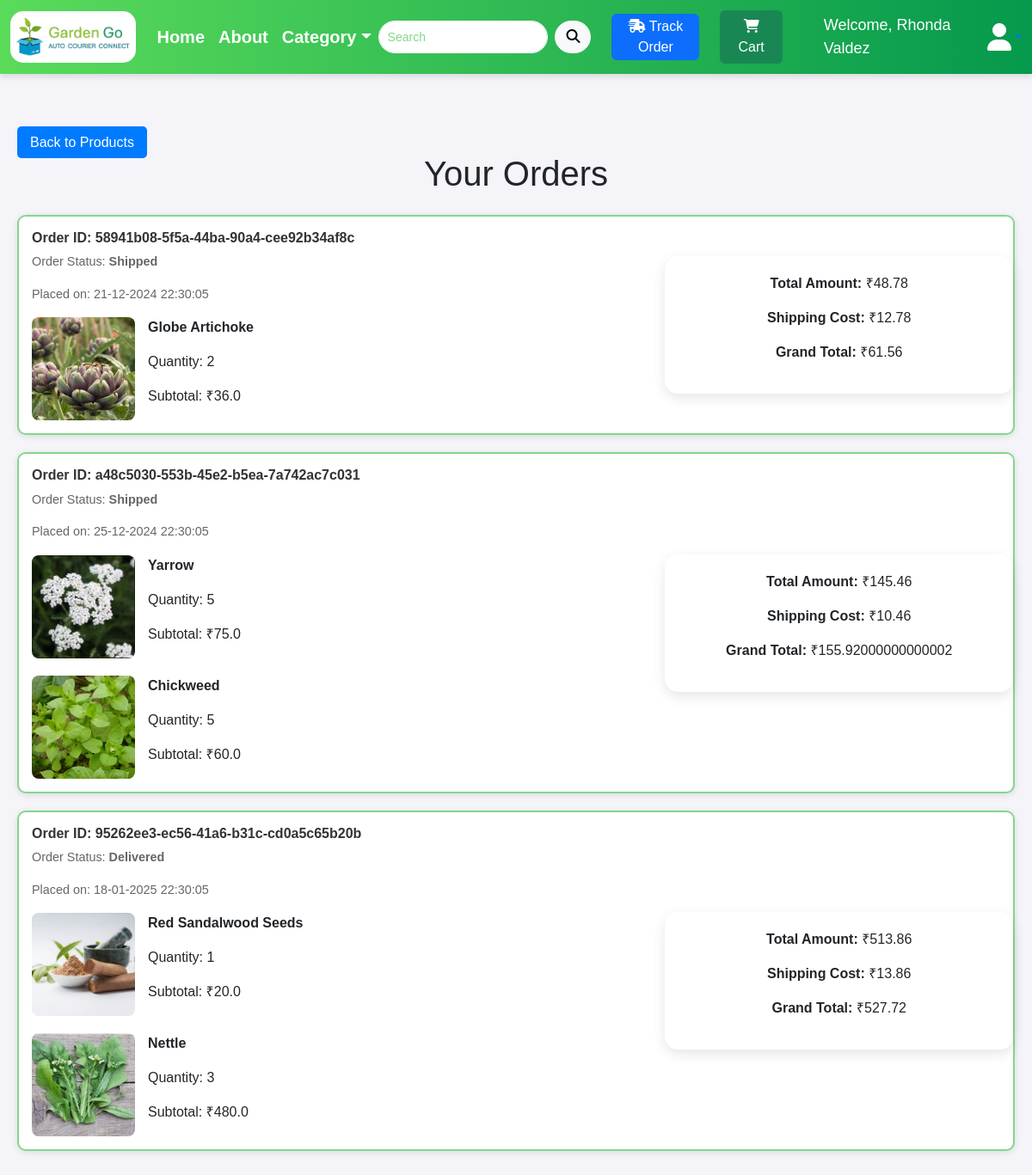
The app's page /products/order_history (signed in) with its own data.
### model.py (models this page shows, shortened)
class User(db.Model):
    __tablename__ = 'user'
    user_id = db.Column(db.Integer, primary_key=True, autoincrement=True)
    name = db.Column(db.String(255), nullable=False)
    email = db.Column(db.String(255), unique=True, nullable=False)
    phone_number = db.Column(db.Integer, unique=True, nullable=False)
    password_hash = db.Column(db.String(255), nullable=False)
    role = db.Column(db.Enum('Customer', 'Admin', 'Courier'), default='Customer', nullable=False)
    created_at = db.Column(db.DateTime, default=lambda: datetime.now(IST))
    updated_at = db.Column(db.DateTime, default=lambda: datetime.now(IST), onupdate=lambda: datetime.now(IST))
    last_login = db.Column(db.DateTime, nullable=True)
    is_active = db.Column(db.Boolean, default=True)
    account_request = db.Column(db.Boolean, default=False)
    reset_tokens = db.relationship("PasswordResetToken", back_populates="user", cascade="all, delete-orphan")
    addresses = db.relationship("Address", back_populates="user", cascade="all, delete-orphan")
    orders = db.relationship('Order', backref='user')
    notifications = db.relationship('Notification', backref='user')
    delivery_issues = db.relationship('DeliveryIssue', back_populates='user')

class Order(db.Model):
    __tablename__ = 'order'
    order_id = db.Column(db.String(36), primary_key=True, default=lambda: str(uuid.uuid4()))
    user_id = db.Column(db.Integer, db.ForeignKey('user.user_id'), nullable=False)
    total_price = db.Column(db.Float, nullable=False)
    shipping_cost = db.Column(db.Float, nullable=False)
    status = db.Column(db.String(50), default="Pending")
    created_at = db.Column(db.DateTime, default=datetime.utcnow)
    quantities = db.Column(db.Float, nullable=False)
    prices = db.Column(db.Float, nullable=False)
    order_details = db.relationship('OrderDetail', backref='order')
    notifications = db.relationship('Notification', backref='order')

class OrderDetail(db.Model):
    __tablename__ = 'orderdetails'
    orderDetail_id = db.Column(db.String(36), primary_key=True,default=lambda:str(uuid.uuid4()))
    order_id = db.Column(db.Integer, db.ForeignKey('order.order_id'))
    product_id = db.Column(db.Integer, db.ForeignKey('product.product_id'))
    status = db.Column(db.String(50), default="Pending")
    quantity = db.Column(db.Integer)
    sub_Total = db.Column(db.Float)
    product = db.relationship('Product', backref='order_details')

class Product(db.Model):
    __tablename__ = 'product'
    product_id = db.Column(db.Integer, primary_key=True)
    name = db.Column(db.String(100))
    description = db.Column(db.String(255))
    category_id = db.Column(db.Integer, db.ForeignKey('category.category_id'))
    category_name = db.Column(db.String(100))
    cost_price = db.Column(db.Float)
    selling_price = db.Column(db.Float)
    weight = db.Column(db.Float)
    stock_quantity = db.Column(db.Integer)
    is_deleted = db.Column(db.Boolean, default=False)
    image_url = db.Column(db.String(255))
    added_date = db.Column(db.DateTime, default=datetime.utcnow)
    updated_date = db.Column(db.DateTime, default=datetime.utcnow)

### customer/customert2.py (the view)
@customert2.route('/order_history')
def order_history():
    query = request.args.get("query", "").lower()
    products = Product.query.all()
    user=None
    user_id = session.get('user_id')
    if 'user_id' in session:
        user = User.query.get(session['user_id'])
        user_id = user.user_id
    filtered_products = [
        product for product in products
        if query in product.name.lower()
        or query in product.category_name.lower()
        or query in str(product.selling_price).lower()
        or query in str(product.weight).lower()
    ]
    if not user_id:
        return redirect(url_for('customert2.product_list'))
    orders = Order.query.filter_by(user_id=user_id).all()
    order_details = []
    for order in orders:
        details = OrderDetail.query.filter_by(order_id=order.order_id).all()
        order_details.append({
            'order': order,
            'details': details
        })
    return render_template('order_history.html', order_details=order_details,user=user,user_id=user_id,products=filtered_products if query else products)

### utils.py (called while the page is built, shortened)
def track_activity(app):
    @app.before_request
    def check_session_timeout():
        if "user_id" in session:
            now = datetime.now()
            last_activity = session.get("last_activity")
            session["last_activity"] = now.strftime("%Y-%m-%d %H:%M:%S")

def cache_control(app):
    @app.after_request
    def add_header(response):
        response.headers["Cache-Control"] = "no-cache, no-store, must-revalidate"
        response.headers["Pragma"] = "no-cache"
        response.headers["Expires"] = "0"
        return response

### customer/templates/order_history.html (shortened to what this page needs)
{% extends 'navbar.html' %}
{% block home %}
<li class="nav-item">
    <a class="nav-link" style="font-size: 20px;" href="{{ url_for('customert2.product_list') }}">Home</a>
</li>
{% endblock %}
{% block sign %}
<a href="{{ url_for('couriert3.track_order') }}" class="btn btn-primary me-4" style="color: white; padding: 2px; margin: 8px;"><i class="fas fa-shipping-fast text-white"></i>
    Track Order</a></li>
<a href="{{ url_for('customert2.view_cart') }}" class="btn btn-success me-4">
    <i class="fa fa-shopping-cart"></i> Cart
</a>
<span class="me-2" style="color:white;font-family: 'Franklin Gothic Medium', 'Arial Narrow', Arial, sans-serif;font-size: large;">Welcome, {{ user.name if user else 'Guest' }}</span>
<div class="dropdown">
  <a href="#" class="d-flex align-items-center text-decoration-none dropdown-toggle" id="profileDropdown" data-bs-toggle="dropdown" aria-expanded="false">
    <i class="fa fa-user fa-2x" style="color:white;"></i>
  </a>
</div>
{% endblock %}
    {% block body %}
    <div class="container my-5">
        <a href="{{ url_for('customert2.product_list') }}" class="back-button">Back to Products</a>
        <h1 class="text-center mb-4">Your Orders</h1>
        {% if order_details %}
            <div class="orders">
                {% for order in order_details %}
                    <div class="card">
                        <h5 class="card-title">Order ID: {{ order.order.order_id }}</h5>
                        <p class="card-text">Order Status: <strong>{{ order.order.status }}</strong></p>
                        <p class="card-text">Placed on: {{ order.order.created_at.strftime('%d-%m-%Y %H:%M:%S') }}</p>
                        <div class="order-products">
                            {% for detail in order.details %}
                                <div class="order-product">
                                    <img src="{{ url_for('static', filename=detail.product.image_url) }}" alt="{{ detail.product.name }}">
                                    <div class="product-details">
                                        <p><strong>{{ detail.product.name }}</strong></p>
                                        <p>Quantity: {{ detail.quantity }}</p>
                                        <p>Subtotal: ₹{{ detail.sub_Total }}</p>
                                    </div>
                                </div>
                            {% endfor %}
                        </div>
                        <div class="order-summary">
                            <p><strong>Total Amount:</strong> ₹{{ order.order.total_price }}</p>
                            <p><strong>Shipping Cost:</strong> ₹{{ order.order.shipping_cost }}</p>
                            <p><strong>Grand Total:</strong> ₹{{ order.order.total_price + order.order.shipping_cost }}</p>
                        </div>
                    </div>
                {% endfor %}
            </div>
        {% else %}
            <div class="no-orders">
                <p>You have no orders yet. Start shopping to place your first order!</p>
            </div>
        {% endif %}
    </div>
{% endblock %}

### customer/templates/order_history.html (style rules this page uses)
body { font-family: Arial, sans-serif; background-color: #f4f4f9; margin: 0; padding: 0; }
.card-title { font-size: 1rem; color: #333; }
.card-text { font-size: 0.9rem; color: #666; }
.container { max-width: 1200px; margin: 0 auto; padding: 20px; }
.card { display: flex; flex-direction: column; align-items: flex-start; padding: 15px; margin-bottom: 20px; background-color: #fff; border-radius: 10px; box-shadow: 0 2px 8px rgba(0, 0, 0, 0.1); border: 2px solid #86d68b; }
.order-products { display: flex; gap: 20px; flex-wrap: wrap; position: relative; }
.order-product { display: flex; width: 100%; justify-content: space-between; align-items: flex-start; gap: 15px; }
.order-product img { width: 120px; height: 120px; object-fit: cover; border-radius: 8px; }
.product-details { flex-grow: 1; display: flex; flex-direction: column; justify-content: space-between; }
.order-summary { position: absolute; right: 0; top: 50%; transform: translateY(-50%); padding: 20px; background-color: #fff; border-radius: 15px; box-shadow: 0px 5px 15px rgba(0, 0, 0, 0.1); width: 35%; text-align: center; }
.back-button { margin-top: 20px; background-color: #007bff; color: white; border: none; padding: 10px 15px; border-radius: 5px; text-decoration: none; }

### records on screen
User: name "Rhonda Valdez"
Order: order.order_id "58941b08-5f5a-44ba-90a4-cee92b34af8c", order.status "Shipped", order.created_at "21-12-2024 22:30:05", order.total_price "48.78", order.shipping_cost "12.78", order.order.total_price+order.order.shipping_cost "61.56"
OrderDetail: image_url (picture), product.name "Globe Artichoke", quantity "2", sub_Total "36.0"
Order: order.order_id "a48c5030-553b-45e2-b5ea-7a742ac7c031", order.status "Shipped", order.created_at "25-12-2024 22:30:05", order.total_price "145.46", order.shipping_cost "10.46", order.order.total_price+order.order.shipping_cost "155.92000000000002"
OrderDetail: image_url (picture), product.name "Yarrow", quantity "5", sub_Total "75.0"
OrderDetail: image_url (picture), product.name "Chickweed", quantity "5", sub_Total "60.0"
Order: order.order_id "95262ee3-ec56-41a6-b31c-cd0a5c65b20b", order.status "Delivered", order.created_at "18-01-2025 22:30:05", order.total_price "513.86", order.shipping_cost "13.86", order.order.total_price+order.order.shipping_cost "527.72"
OrderDetail: image_url (picture), product.name "Red Sandalwood Seeds", quantity "1", sub_Total "20.0"
OrderDetail: image_url (picture), product.name "Nettle", quantity "3", sub_Total "480.0"
